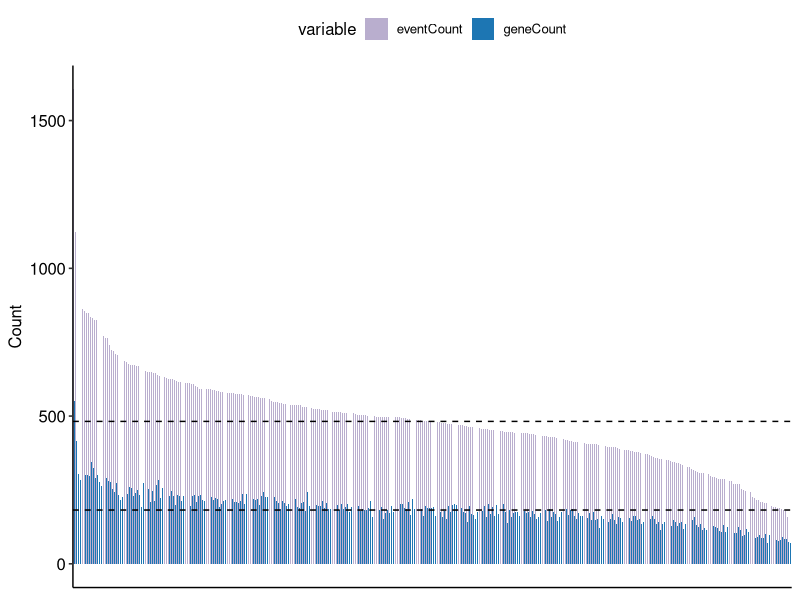
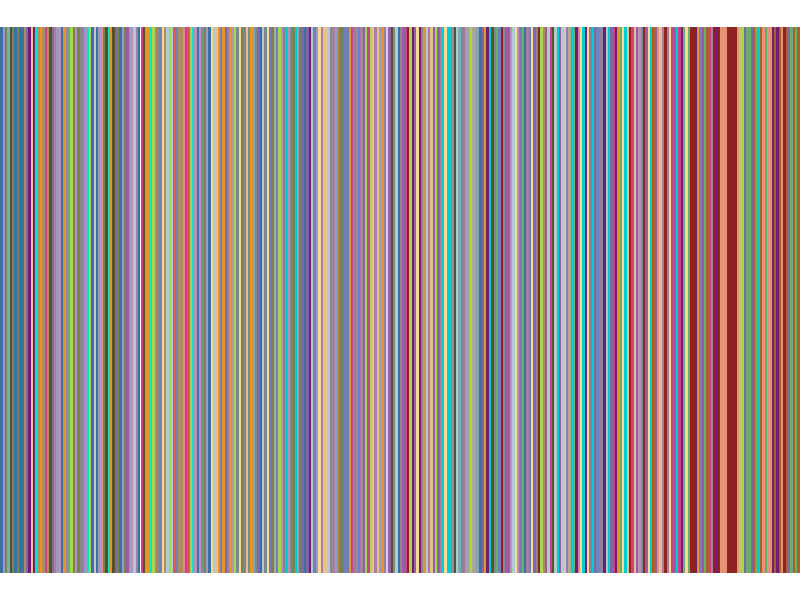
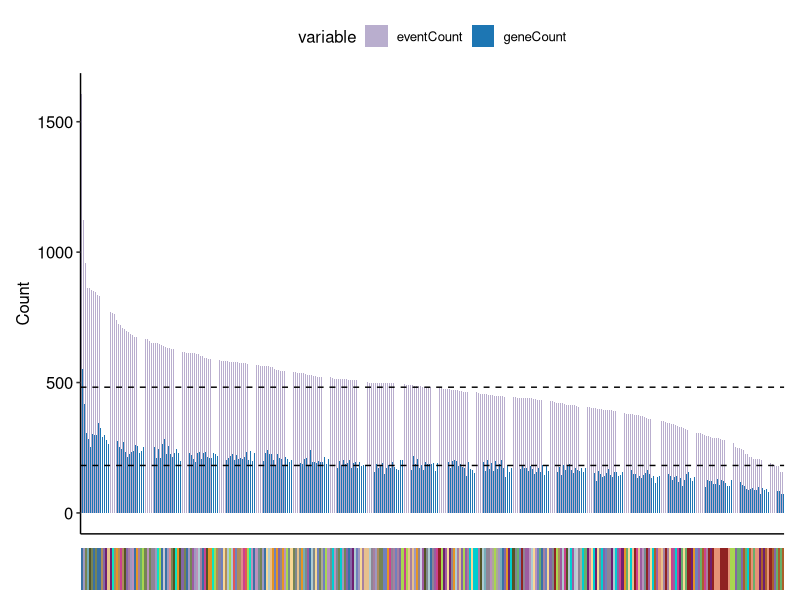
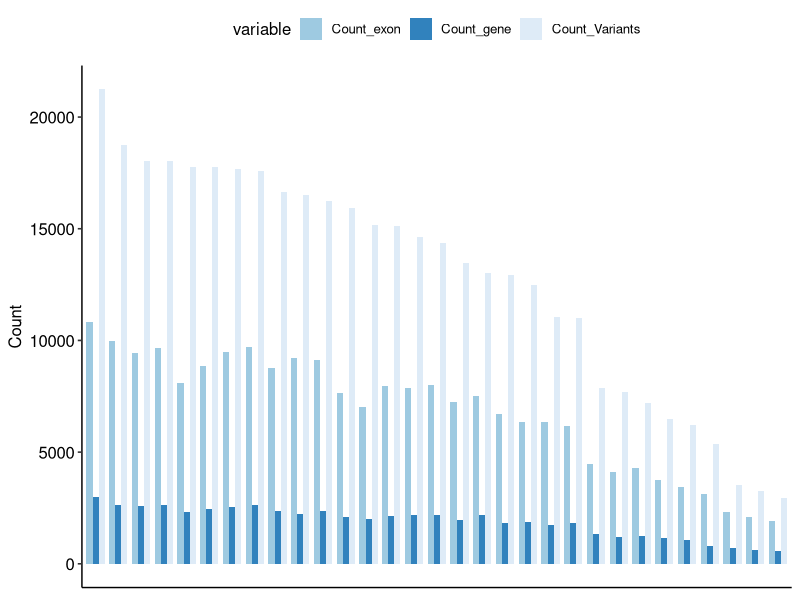
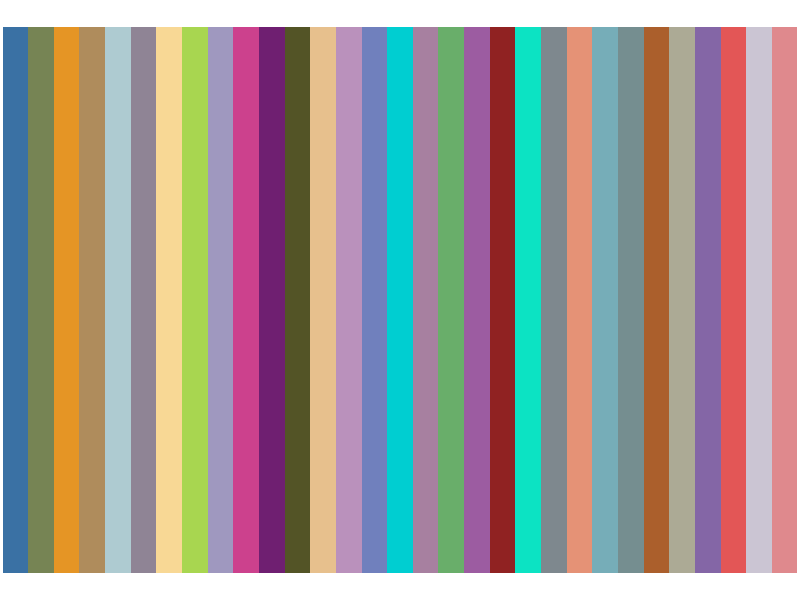
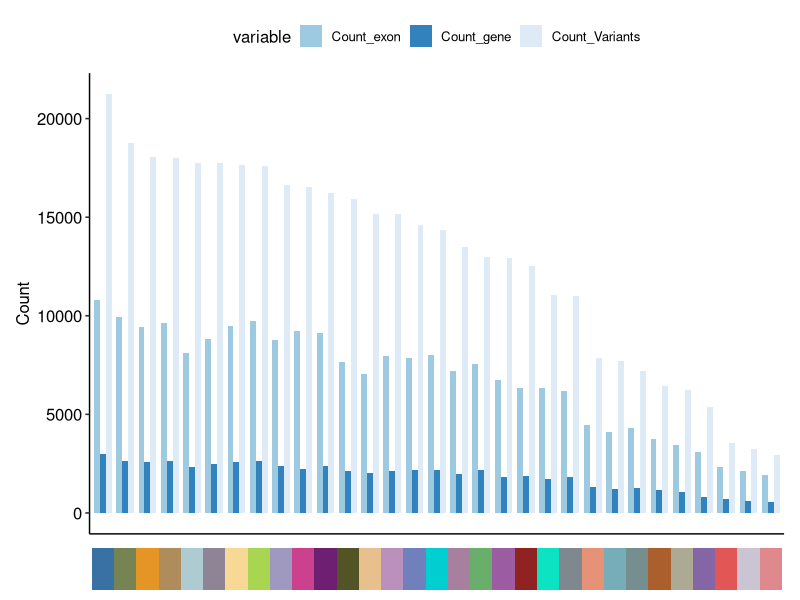

Here is the R script that generated these plots, in order:
#==============================================#
#  isolaser resault #
# Supp-Figure-21#
#==============================================#
library(data.table)
library(dplyr)
library(magrittr)
library(tidyverse)
library(magrittr)
library(dplyr)
library(ggpubr)
library(patchwork)
setwd("/path/to/GTOP_code/supp/supp_fig21")


# Supp.Fig.21a  Number of unique cis-directed events and the numbe --------

df_count_by_sample <- fread("./input/Figure S21a.txt")
df_count_long <- melt(df_count_by_sample,id.vars = c("sample","donorID","Tissue","Tissue_Color_Code"))
df_count_long$sample <- factor(df_count_long$sample,levels = df_count_by_sample$sample)

p1 <- ggplot(df_count_long,aes(x=sample,y=value,fill=variable)) + 
  geom_bar(stat = "identity",width=.8,position = position_dodge()) + 
  geom_hline(yintercept = c(median(df_count_by_sample$eventCount),median(df_count_by_sample$geneCount)),linetype="dashed") +
  xlab("Number of events/genes")+
  theme_pubr() + 
  scale_fill_manual(
    values = c(eventCount = "#b9aece", geneCount = "#1d76b3")) +
  theme(
    axis.title.x = element_blank(),
    axis.text.x  = element_blank(),
    axis.ticks.x = element_blank()
  ) + ylab("Count");p1

df_count_by_sample$sample <- factor(df_count_by_sample$sample,levels = df_count_by_sample$sample)
p2 <- ggplot(df_count_by_sample,aes(x=sample,y=1,fill=Tissue)) + geom_tile() +
  theme_void() + scale_fill_manual(breaks = df_count_long$Tissue,values = paste0("#",df_count_long$Tissue_Color_Code)) + 
  theme(legend.position = "none");p2
library(patchwork)

p1 / p2  + plot_layout(heights = c(5, 0.5))


###Fig. S21b  Number of variants, exonic parts, and genes detected by mergingsamples of the same tissue type using isoLASER-joint


df_count_m <- fread("./input/Figure S21b.txt")

df_count_m$Tissue <- factor(df_count_m$Tissue,levels=unique(df_count_m$Tissue))

p3 <- ggplot(df_count_m,aes(x=Tissue,y=value,fill=variable)) + 
  geom_bar(stat = "identity",width=.8,position = position_dodge()) + 
  geom_hline(yintercept = c(median(df_count_m$Count_Variants),median(df_count_m$Count_exon),median(df_count_m$Count_gene)),
             linetype="dashed")  + theme_pubr() + 
  scale_fill_manual(
    values = c(Count_Variants = "#deebf7", Count_exon = "#9ecae1",Count_gene="#3182bd")) +
  theme(
    axis.title.x = element_blank(),
    axis.text.x  = element_blank(),
    axis.ticks.x = element_blank()
  ) + ylab("Count");p3


color <- df_count_m %>% distinct(Tissue, Tissue_Color_Code)


p4 <- ggplot(color,aes(x=Tissue,y=1,fill=Tissue)) + geom_tile() +
  theme_void() + 
  scale_fill_manual(breaks = color$Tissue,
                    values = setNames(paste0("#",color$Tissue_Color_Code),
                                      color$Tissue)) + 
  theme(legend.position = "none");p4


p3 / p4  + plot_layout(heights = c(5, 0.5))
